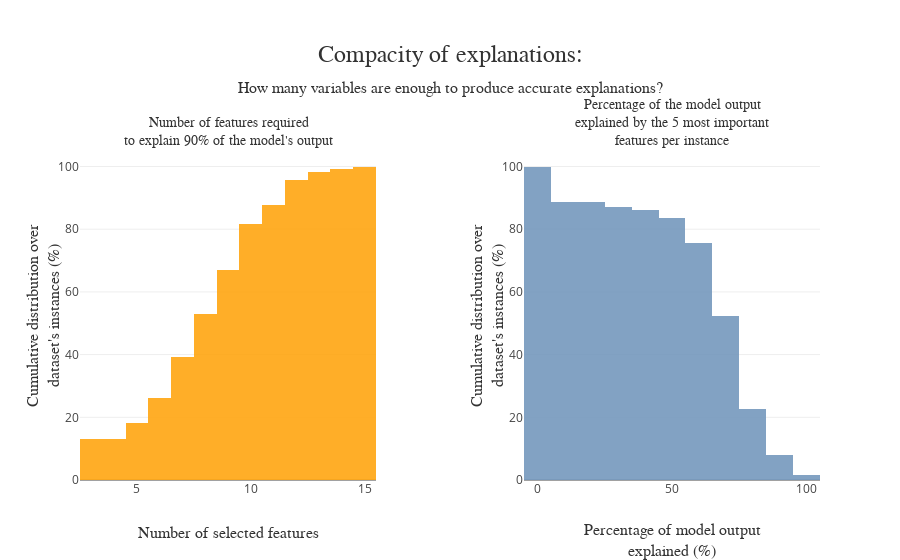

Notebook cell for this chart:
### Code cell
# xpl.plot.compacity_plot(selection=index, approx=.85, nb_features=3)
xpl.plot.compacity_plot()

### Figure 1 — Plotly figure (JSON) as saved in the notebook; plotly's stock layout.template omitted (floating-point values rounded to 4 significant figures)
{"data": [{"cumulative": {"enabled": true}, "histnorm": "percent", "hovertemplate": "Top %{x:.0f} features explain at least 90%<br>of the model for %{y:.1f}% of the instances", "hovertext": "none", "marker": {"color": "rgba(255, 166, 17, 0.9)"}, "name": "", "type": "histogram", "x": [9, 11, 5, 12, 12, 9, 13, 10, 6, 7, 9, 8, 11, 8, 5, 3, 12, 5, 7, 9, 3, 3, 3, 9, 8, 10, 6, 10, 11, 9, 12, 13, 8, 12, 10, 7, 12, 10, 7, 6, 10, 11, 9, 15, 9, 3, 5, 9, 11, 11, 8, 10, 7, 10, 3, 3, 10, 6, 8, 8, 3, 9, 10, 6, 3, 10, 3, 9, 13, 6, 10, 8, 8, 3, 8, 10, 5, 6, 9, 10, 7, 10, 6, 9, 8, 9, 11, 7, 6, 12, 7, 3, 7, 3, 10, 8, 7, 9, 9, 5, 8, 7, 3, 12, 8, 8, 3, 7, 12, 7, 14, 8, 10, 7, 7], "xaxis": "x", "yaxis": "y"}, {"cumulative": {"direction": "decreasing", "enabled": true}, "histnorm": "percent", "hovertemplate": "Top 5 features explain at least %{x:.0f}%<br>of the model for %{y:.1f}% of the instances", "marker": {"color": "rgba(117, 152, 189, 0.9)"}, "name": "", "type": "histogram", "x": [61.19, 59.88, 94.83, 82.01, 61.41, 63.69, 0, 67.18, 55.45, 80.97, 63.47, 65.24, 0, 82.11, 97.08, 69.23, 78.81, 94.81, 77.66, 63.47, 89.19, 69.24, 56.05, 44.53, 67.18, 79.51, 71.55, 67.94, 59.08, 66.88, 0, 0, 63.19, 0, 66.03, 75.78, 0, 65.77, 75.55, 88.98, 0, 65.09, 48.78, 0, 57.1, 54.17, 97.21, 60.39, 40.78, 0, 65.34, 79.01, 67.53, 79.2, 53.95, 56.11, 72.69, 82.04, 53.67, 69.75, 66.36, 62.83, 66.15, 47.4, 62.09, 73.51, 53.87, 63.67, 33.49, 65.78, 17.79, 65.43, 65.24, 53.87, 70.45, 0, 91.66, 82.04, 63.47, 0, 71.11, 67.78, 57.77, 63.56, 69.71, 63.48, 0, 60.44, 83.91, 0, 80.97, 93.58, 36.47, 60.41, 69.66, 62.94, 50.61, 49.38, 63.42, 92.92, 58.18, 76.97, 68.13, 61.42, 67.18, 73.47, 69.16, 71.14, 64.75, 80.97, 22.5, 65.24, 65.98, 71.11, 76.86], "xaxis": "x2", "yaxis": "y2"}], "layout": {"annotations": [{"font": {"color": "rgb(50, 50, 50)", "family": "Arial", "size": 14}, "showarrow": false, "text": "Number of features required<br>to explain 90% of the model's output", "x": 0.2, "xanchor": "center", "xref": "paper", "y": 1, "yanchor": "bottom", "yref": "paper"}, {"font": {"color": "rgb(50, 50, 50)", "family": "Arial", "size": 14}, "showarrow": false, "text": "Percentage of the model output<br>explained by the 5 most important<br>features per instance", "x": 0.8, "xanchor": "center", "xref": "paper", "y": 1, "yanchor": "bottom", "yref": "paper"}], "hovermode": "closest", "margin": {"t": 150}, "showlegend": false, "title": {"font": {"color": "rgb(50, 50, 50)", "family": "Arial", "size": 24}, "pad": {"b": 50}, "text": "Compacity of explanations:<span style='font-size: 16px;'><br />How many variables are enough to produce accurate explanations?</span>", "x": 0.5, "xanchor": "center", "y": 0.8, "yanchor": "bottom"}, "xaxis": {"anchor": "y", "domain": [0, 0.4], "title": {"font": {"color": "rgb(50, 50, 50)", "family": "Arial Black", "size": 16}, "text": "Number of selected features"}}, "xaxis2": {"anchor": "y2", "domain": [0.6, 1], "title": {"font": {"color": "rgb(50, 50, 50)", "family": "Arial Black", "size": 16}, "text": "Percentage of model output<br>explained (%)"}}, "yaxis": {"anchor": "x", "domain": [0, 1], "title": {"font": {"color": "rgb(50, 50, 50)", "family": "Arial Black", "size": 16}, "text": "Cumulative distribution over<br>dataset's instances (%)"}}, "yaxis2": {"anchor": "x2", "domain": [0, 1], "title": {"font": {"color": "rgb(50, 50, 50)", "family": "Arial Black", "size": 16}, "text": "Cumulative distribution over<br>dataset's instances (%)"}}}}
